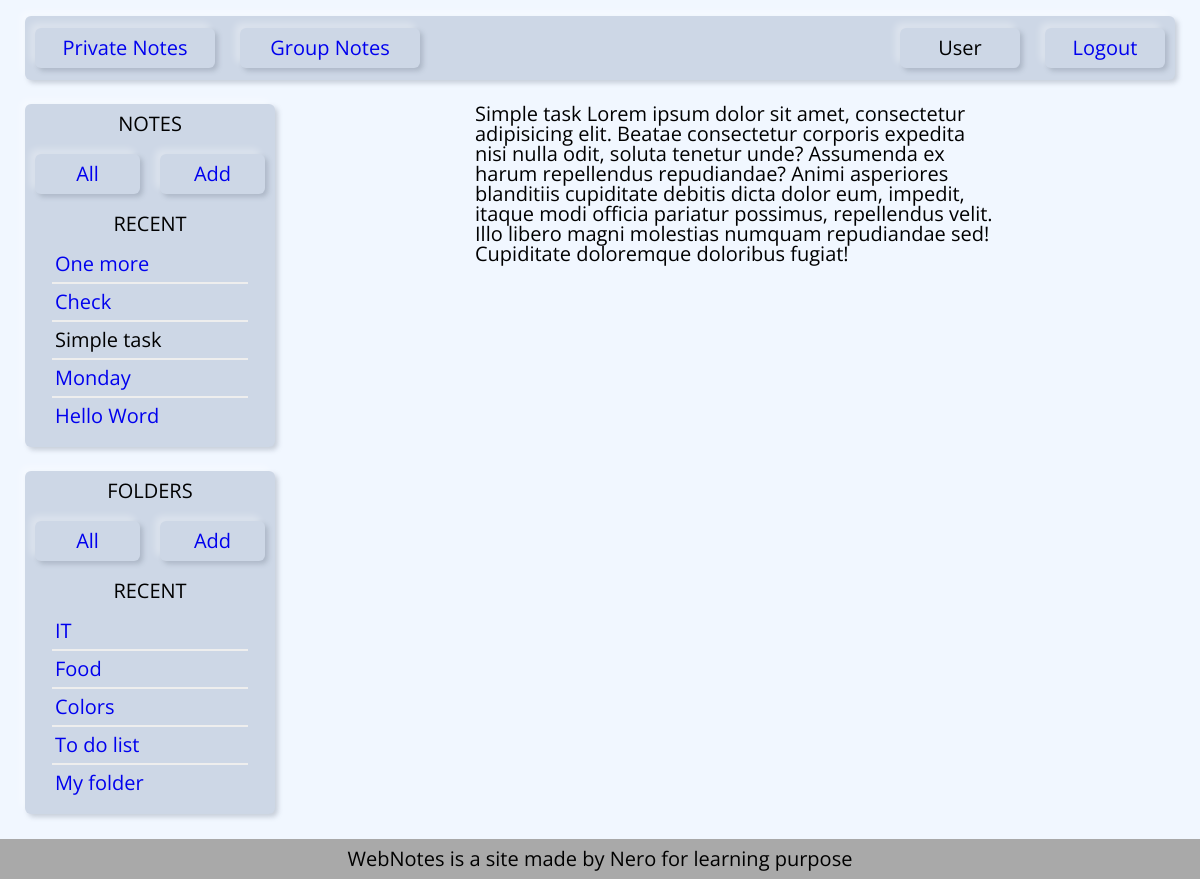
The app's page /private_notes/user/simple-task/ (signed in), older data.
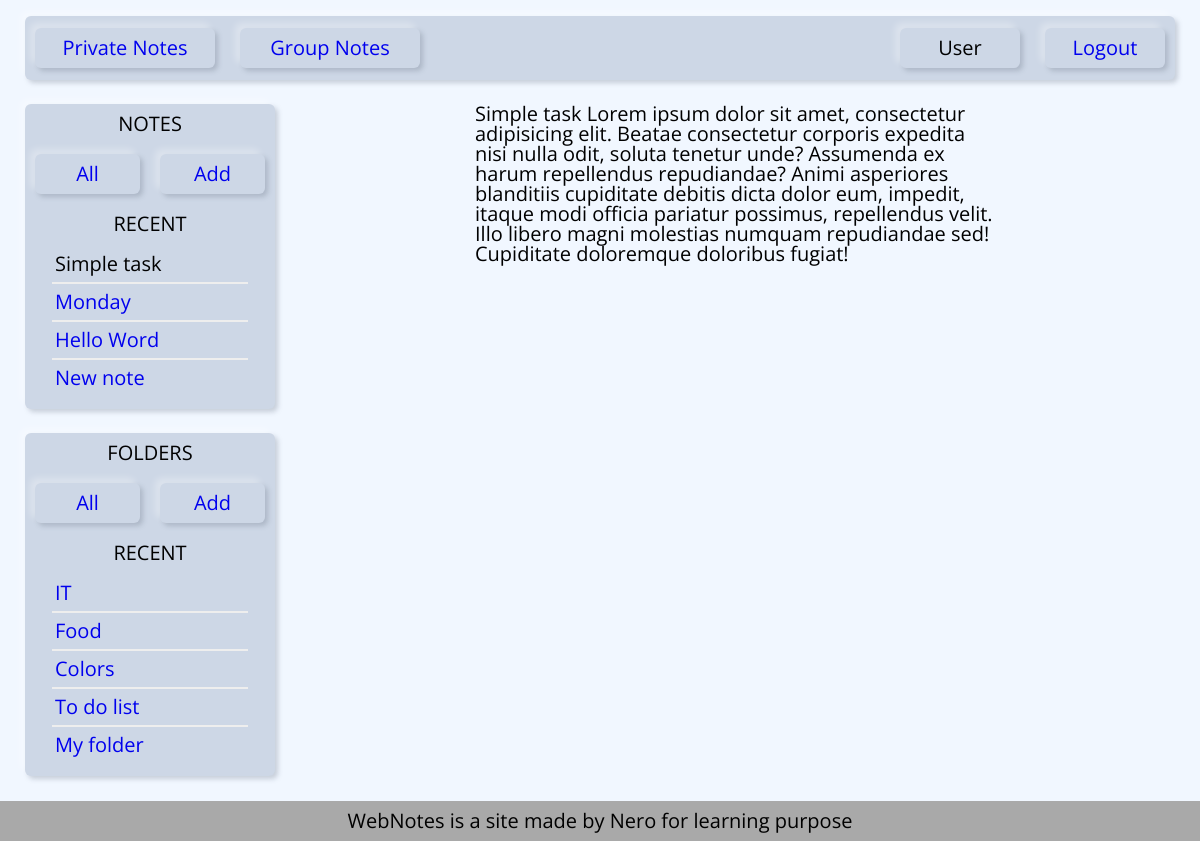
The same page, newer data.
### notes/models.py (models this page shows, shortened)
class Note(models.Model):
    title = models.CharField(max_length=50)
    slug = models.SlugField(max_length=255, db_index=True)
    content = models.TextField()
    icon = models.ImageField(upload_to='photos/%Y/%m/%d/', blank=True)
    time_created = models.DateTimeField(auto_now_add=True)
    time_updated = models.DateTimeField(auto_now=True)
    user = models.ForeignKey(User, on_delete=models.PROTECT)
    folder = models.ForeignKey('Folder', on_delete=models.CASCADE, blank=True, null=True)
    def __str__(self):
        return self.title
    def get_url(self, template):
        return reverse(template, kwargs={'username': self.user.username, 'note_slug': self.slug})
    def get_absolute_url(self):
        return self.get_url('show_note')
    class Meta:
        ordering = ['-time_updated']

class Folder(models.Model):
    title = models.CharField(max_length=50)
    slug = models.SlugField(max_length=255, db_index=True)
    user = models.ForeignKey(User, on_delete=models.PROTECT)
    time_created = models.DateTimeField(auto_now_add=True)
    time_updated = models.DateTimeField(auto_now=True)
    def __str__(self):
        return self.title
    def get_absolute_url(self):
        return reverse('show_folder', kwargs={'username': self.user.username, 'folder_slug': self.slug})
    class Meta:
        ordering = ['-time_updated']

### notes/views.py (the view)
# urls.py: path('private_notes/<slug:username>/<slug:note_slug>/', ShowNote.as_view(), name='show_note'),
class ShowNote(LoginRequiredMixin, DataMixin, DetailView):
    model = Note
    template_name = 'notes/show_note.html'
    context_object_name = 'note'
    def get_context_data(self, *, object_list=None, **kwargs):
        context = super().get_context_data(**kwargs)
        if self.object.folder:
            context['folder_selected'] = self.object.folder.pk
            context['folder_link'] = True
        c_def = self.get_user_context(title='Note: ' + str(context['note']),
                                      note_selected=self.object.pk)
        return dict(list(context.items()) + list(c_def.items()))
    def get_object(self, queryset=None):
        try:
            return Note.objects.get(user=self.request.user.id, slug=self.kwargs.get('note_slug', None))
        except self.model.DoesNotExist:
            raise Http404("No such note")

### notes/utils.py (called while the page is built)
    @staticmethod
    def get_sidebar_manu(context_item, sidebar_menu):
        m = sidebar_menu.copy()
        if len(context_item) == 0:
            m.pop(0)
        return m

    def get_user_context(self, **kwargs):
        context = kwargs
        context['menu'] = menu
        self.kwargs['username'] = self.request.user
        context['sidebar_notes'] = Note.objects.filter(user__username=
                                                       self.kwargs['username']).select_related('user')[:5]
        context['sidebar_folders'] = Folder.objects.filter(user__username=
                                                           self.kwargs['username']).select_related('user')[:5]
        context['sidebar_notes_menu'] = self.get_sidebar_manu(context['sidebar_notes'], sidebar_notes_menu)
        context['sidebar_folder_menu'] = self.get_sidebar_manu(context['sidebar_folders'], sidebar_folder_menu)
        return context

### notes/templates/notes/show_note.html
{% extends 'notes/private_notes.html' %}
{% block content %}
    <div class="container-notes">
        {{ note.title }}
        {{ note.content }}
    </div>
{% endblock %}

### notes/templates/notes/private_notes.html (shortened to what this page needs)
{% extends 'notes/base.html' %}
{% block sidebar %}
    <aside class="container-sidebar">
            <ul class="sidebar">
                <li class="sidebar-text">notes</li>
                <li class="sidebar-wrapper">
                    {% for m in sidebar_notes_menu %}
                        {% if selected == m.url_name %}
                            <a href="{% url m.url_name %}" class="item sidebar-item selected">{{ m.name }}</a>
                        {% else %}
                            <a href="{% url m.url_name %}" class="item sidebar-item not-selected">{{ m.name }}</a>
                        {% endif %}
                    {% endfor %}
                </li>
                {% if sidebar_notes|length > 0 %}
                    <li class="sidebar-text">recent</li>
                {% endif %}
                {% for n in sidebar_notes %}
                    {% if n.pk == note_selected %}
                        <li class="sidebar-list">{{ n|truncatechars:19 }}</li>
                    {% else %}
                        <li class="sidebar-list"><a href="{{ n.get_absolute_url }}">{{ n|truncatechars:19 }}</a></li>
                    {% endif %}
                    <hr class="sidebar-list-separator">
                {% endfor %}
            </ul>
            <ul class="sidebar">
                <li class="sidebar-text">folders</li>
                <li class="sidebar-wrapper">
                    {% for m in sidebar_folder_menu %}
                        {% if selected == m.url_name %}
                            <a href="{% url m.url_name %}" class="item sidebar-item selected">{{ m.name }}</a>
                        {% else %}
                            <a href="{% url m.url_name %}" class="item sidebar-item not-selected">{{ m.name }}</a>
                        {% endif %}
                    {% endfor %}
                </li>
                {% if sidebar_folders|length > 0 %}
                    <li class="sidebar-text">recent</li>
                {% endif %}
                {% for f in sidebar_folders %}
                    {% if folder_link %}
                        <li class="sidebar-list"><a href="{{ f.get_absolute_url }}">{{ f|truncatechars:19 }}</a></li>
                    {% elif f.pk == folder_selected %}
                        <li class="sidebar-list">{{ f|truncatechars:19 }}</li>
                    {% else %}
                        <li class="sidebar-list"><a href="{{ f.get_absolute_url }}">{{ f|truncatechars:19 }}</a></li>
                    {% endif %}
                    <hr class="sidebar-list-separator">
                {% endfor %}
            </ul>
    </aside>
{% endblock %}

### notes/templates/notes/base.html (shortened to what this page needs)
{% load static %}
<!DOCTYPE html>
<html lang="en">
<head>
    <link href="{% static 'notes/css/styles.css' %}" rel="stylesheet">
</head>
<body>
{% block header %}
<header class="container-header">
    <nav>
        <ul>
            {% if request.user.is_authenticated %}
                {% for m in menu %}
                    <li class="item nav-item not-selected"><a href="{% url m.url_name %}">{{ m.title }}</a></li>
                {% endfor %}
            {% else %}
                <li  class="item nav-item not-selected">WebNotes</li>
            {% endif %}
        </ul>
        <ul>
            {% if request.user.is_authenticated %}
                <li  class="item nav-item-user not-selected">{{ user.username.capitalize }}</li>
                <li  class="item nav-item-user not-selected"><a href="{% url 'logout' %}">Logout</a></li>
            {% else %}
                <li  class="item nav-item-user not-selected"><a href="{% url 'login' %}">Login</a></li>
                <li  class="item nav-item-user not-selected"><a href="{% url 'sign_in' %}">Sign in</a></li>
            {% endif %}
        </ul>
    </nav>
</header>
{% endblock %}
<div class="container-main">
    {% block sidebar %}{% endblock %}
        <div class="container-content-pagination">
            <div class="container-content">
                {% block content %}{% endblock %}
            </div>
        </div>
</div>
<footer>
    <span>WebNotes is a site made by Nero for learning purpose</span>
</footer>
</body>
</html>

Row changes from the older to the newer data that the page shows:
removed Note: title "One more"
removed Note: title "Check"
now on this page (row unchanged): Note: title "New note"
